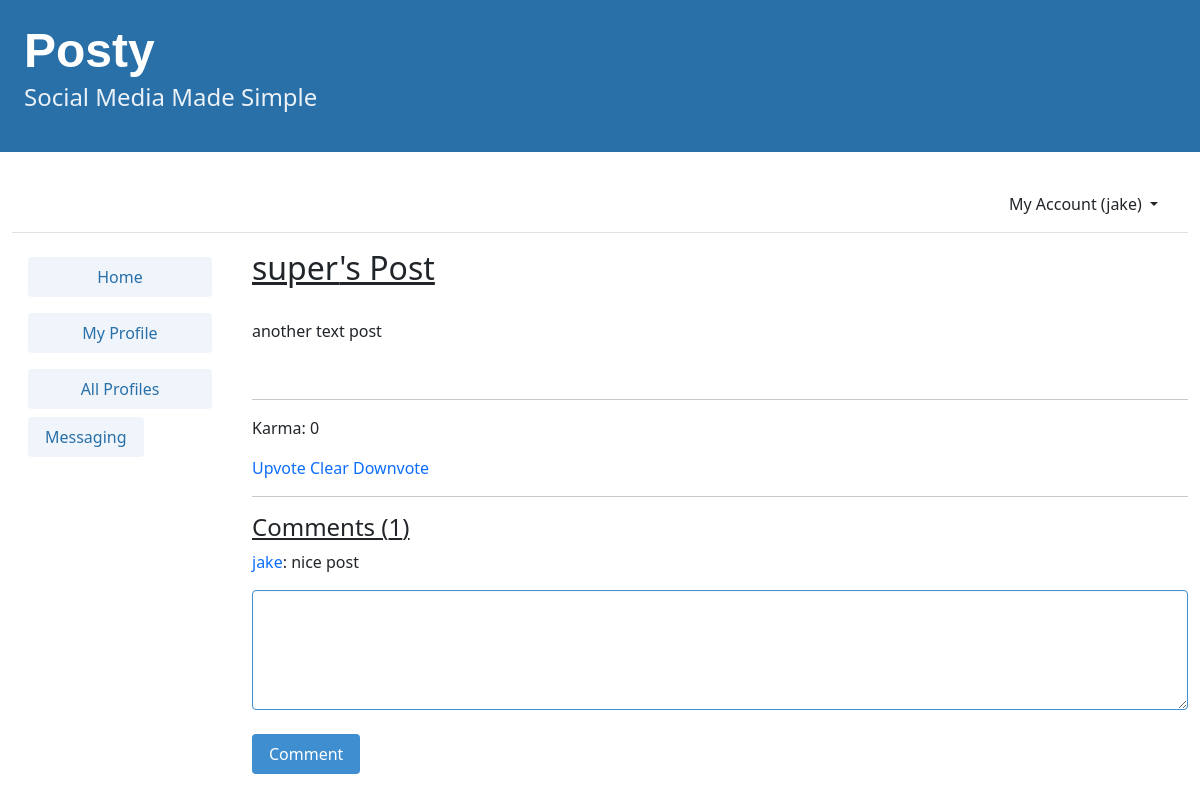
/post_detail/45/ (signed in), run on the app's committed database.
### accounts/models.py (models this page shows)
class User(AbstractUser):
    user_karma = models.IntegerField(default=0, blank=True, null=True)
    profile_picture = models.ImageField(
        default="default_pfp.jpg", upload_to="images/", blank=True, null=True
    )
    class Meta:
        db_table = "auth_user"

### posty/models.py (models this page shows, shortened)
class Post(models.Model):
    user = models.ForeignKey(User, related_name="posts", on_delete=models.DO_NOTHING)
    body = models.CharField(max_length=255)
    image = models.ImageField(
        default="onebyone.png", upload_to="images/", blank=True, null=True
    )
    created_at = models.DateTimeField(auto_now_add=True)
    post_karma = models.IntegerField(default=0, blank=True, null=True)
    comment_count = models.IntegerField(default=0, blank=True, null=True)

class Comment(models.Model):
    user = models.ForeignKey(User, related_name="comments", on_delete=models.DO_NOTHING)
    post = models.ForeignKey(Post, related_name="comments", on_delete=models.CASCADE)
    body = models.CharField(max_length=255)
    created_at = models.DateTimeField(auto_now_add=True)

### posty/views.py (the view)
# urls.py: path("post_detail/<int:pk>/", postDetailView, name="post_detail"),
def postDetailView(request, pk):
    post = Post.objects.get(pk=pk)
    return render(
        request,
        "posty/post_detail.html",
        {"post": post, "comment": Comment.objects.filter(post=post)},
    )

### templates/posty/post_detail.html (shortened to what this page needs)
{% extends "base.html" %}
{% block content %}
    {% load static %}
    <div class="post-entry column is-four-fifths">
        <u>
            <h2>{{ post.user.username }}'s Post</h2>
        </u>
        <br>
        {{ post.body|wordwrap:60|linebreaks }}
        <hr>
        <p>Karma: {{ post.post_karma }}</p>
        <a class="upvotebutton"
           id="upvote{{ post.id }}"
           href=""
           data-userid="{{ user.id }}"
           data-catid="{{ post.id }}">Upvote</a>
        <a class="clearbutton"
           id="clearbutton{{ post.id }}"
           href=""
           data-userid="{{ user.id }}"
           data-catid="{{ post.id }}">Clear</a>
        <a class="downvotebutton"
           id="downvote{{ post.id }}"
           href=""
           data-userid="{{ user.id }}"
           data-catid="{{ post.id }}">Downvote</a>
        <br>
        <hr>
        <h4>
            <u> Comments ({{ post.comment_count }}) </u>
        </h4>
        {% for c in comment %}
            <p>
                <a href="/profile/{{ c.user.id }}">{{ c.user.username }}</a>: {{ c.body }}
            </p>
        {% endfor %}
        <textarea id="comment{{post.id}}" class="textarea is-info" rows="4"></textarea>
        <br>
        <a class="commentbutton"
           id="commentbutton{{ post.id }}"
           href=""
           data-userid="{{ user.id }}"
           data-catid="{{ post.id }}">
            <button class="button is-success has-background-info">Comment</button>
        </a>
    </div>
{% endblock content %}

### templates/base.html (shortened to what this page needs)
<!DOCTYPE html>
{% load static %}
<html lang="en">
    <head>
        <link rel="stylesheet"
              href="https://cdn.jsdelivr.net/npm/bulma@0.9.3/css/bulma.min.css">
        <link href="https://cdn.jsdelivr.net/npm/bootstrap@5.1.3/dist/css/bootstrap.min.css"
              rel="stylesheet"
>
        <link href="http://ajax.googleapis.com/ajax/libs/jqueryui/1.8.16/themes/ui-lightness/jquery-ui.css"
              rel="stylesheet"
              type="text/css"/>
        <link rel="stylesheet" href="{% static 'css/base.css' %}">
    </head>
    <body>
        <a href="{% url 'posty:dashboard' %}" style="text-decoration: none;">
            <section class="hero is-small is-success mb-4 has-background-info-dark">
                <div class="hero-body">
                    <h1 class="title is-1 posty-title"
                        style="font-family:Klavika, sans-serif">Posty</h1>
                    <p class="subtitle is-4">Social Media Made Simple</p>
                </div>
            </section>
        </a>
        <div class="container-fluid">
            <header class="p-3 mb-3 border-bottom">
                <div class="container">
                    <div class="d-flex flex-wrap align-items-center justify-content-center justify-content-lg-start">
                            {% if user.is_authenticated %}
                            <div class="dropdown text-end">
                                <a href="#"
                                   class="d-block link-dark text-decoration-none dropdown-toggle"
                                   id="dropdownUser1"
                                   data-bs-toggle="dropdown"
                                   aria-expanded="false">
                                    My Account ({{ user.username }})
                                </a>
                            </div>
                        {% else %}
                        </ul>
                        <!-- <div class="text-end">
                        <a href="{% url 'login' %}" class="btn btn-outline-primary me-2">Log In</a>
                        <a href="{% url 'signup' %}" class="btn btn-primary">Sign Up</a>
                    </div> -->
                    {% endif %}
                </div>
            </div>
        </header>
        <div class="columns">
            <div class="column is-one-fifth" id="left_column">
                {% if user.is_authenticated %}
                    <ul class="nav flex-column" id="navlist">
                        <li class="nav-item">
                            <a class="nav-link active" href="{% url 'posty:dashboard' %}">
                                <button class="button is-info is-light is-fullwidth">Home</button>
                            </a>
                        </li>
                        <li class="nav-item">
                            <a class="nav-link active"
                               href="{% url 'posty:profile' request.user.profile.id %}">
                                <button class="button is-info is-light is-fullwidth">My Profile</button>
                            </a>
                        </li>
                        <li class="nav-item">
                            <a class="nav-link" href="{% url 'posty:profile_list' %}">
                                <button class="button is-info is-light is-fullwidth">All Profiles</button>
                            </a>
                        </li>
                        <li class="nav-item">
                            <div class="dropdown text-end">
                                <a href="#"
                                   class="d-block ml-4"
                                   id="dropdownUser1"
                                   data-bs-toggle="dropdown"
                                   aria-expanded="false">
                                    <button class="button is-info is-light is-fullwidth">Messaging</button>
                                </a>
                            </div>
                        </li>
                    </ul>
                {% endif %}
            </div>
            {% block content %}
            {% endblock content %}
        </div>
    </div>
</body>
</html>

### static/css/base.css (style rules this page uses)
a { text-decoration: none; }
li { list-style: none; padding-left: 0; }
ul { list-style-position: inside; padding-left: 0; }
.posty-title { font-family: "Klavika", sans-serif; }

### data on the page
Post: user.username "super", body "another text post", post_karma "0", comment_count "1"
Comment: user.username "jake", body "nice post"

### other printed values
{{ user.username }} "jake"
